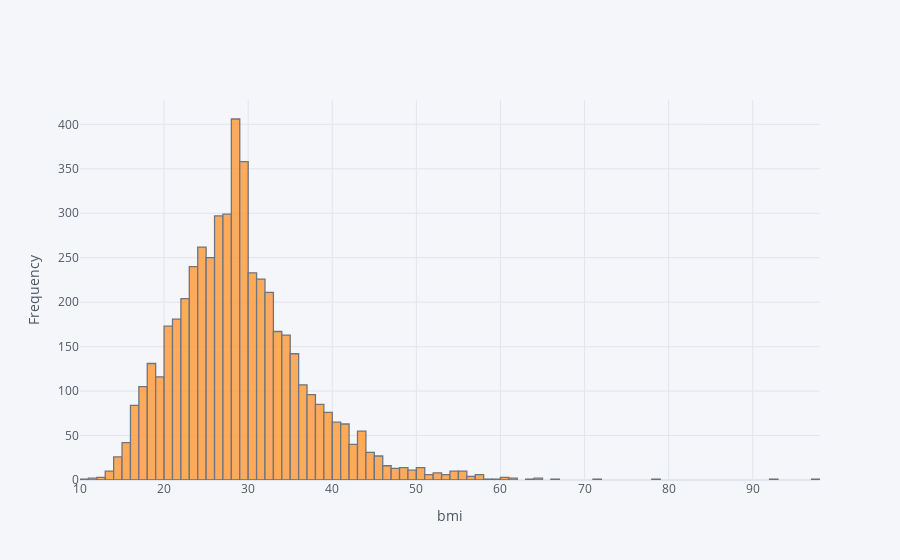

Notebook cell for this chart:
### Code cell
df['bmi'].iplot(kind='hist', xTitle='bmi',yTitle='Frequency')

### Figure 1 — Plotly figure (JSON) as saved in the notebook; plotly's stock layout.template omitted (floating-point values rounded to 4 significant figures; data arrays with more than 128 entries replaced by an {"elided": "..."} marker saying what was removed)
{"data": [{"histfunc": "count", "histnorm": "", "marker": {"color": "rgba(255, 153, 51, 1.0)", "line": {"color": "#4D5663", "width": 1.3}}, "name": "bmi", "opacity": 0.8, "orientation": "v", "type": "histogram", "x": {"elided": "5110 float values"}}], "layout": {"barmode": "overlay", "legend": {"bgcolor": "#F5F6F9", "font": {"color": "#4D5663"}}, "paper_bgcolor": "#F5F6F9", "plot_bgcolor": "#F5F6F9", "title": {"font": {"color": "#4D5663"}}, "xaxis": {"gridcolor": "#E1E5ED", "showgrid": true, "tickfont": {"color": "#4D5663"}, "title": {"font": {"color": "#4D5663"}, "text": "bmi"}, "zerolinecolor": "#E1E5ED"}, "yaxis": {"gridcolor": "#E1E5ED", "showgrid": true, "tickfont": {"color": "#4D5663"}, "title": {"font": {"color": "#4D5663"}, "text": "Frequency"}, "zerolinecolor": "#E1E5ED"}}}
